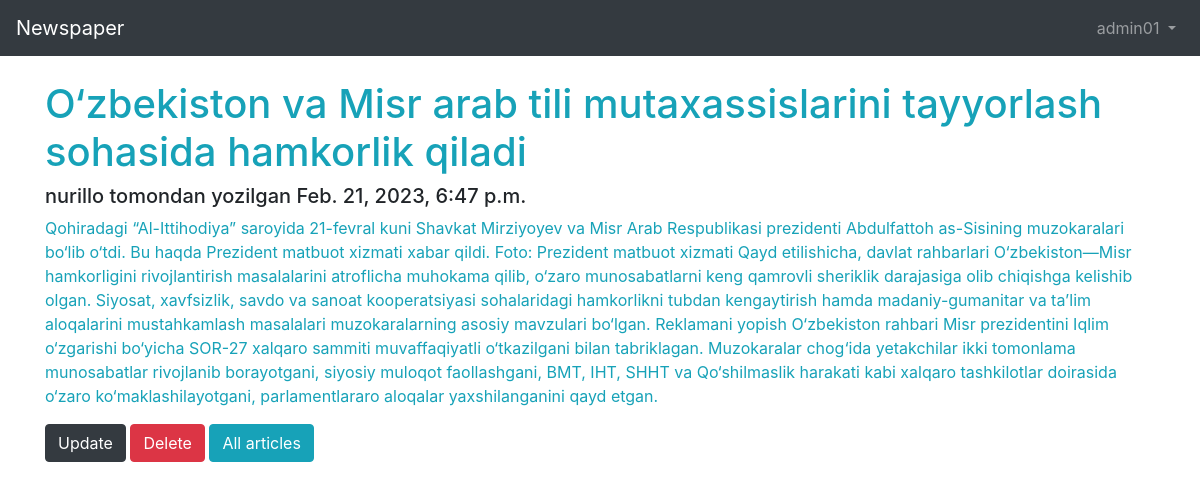
The app's page /2/detail/ (signed in) with its own data.
### users/models.py (models this page shows)
class CustomUser(AbstractUser):
    firstname = models.CharField(max_length=50)
    lastname = models.CharField(max_length=100)
    email = models.EmailField(max_length=100)
    age = models.PositiveIntegerField(null=True, blank=True)
    address = models.CharField(max_length=200)
    phone = models.CharField(max_length=20)
    job = models.CharField(max_length=50)

### articles/models.py (models this page shows, shortened)
class Article(models.Model):
    author = models.ForeignKey(
        get_user_model(),
        on_delete=models.CASCADE,
    )
    title = models.CharField(max_length=255)
    body = models.TextField()
    date = models.DateTimeField(auto_now_add=True)

### articles/views.py (the view)
# urls.py: path('<int:pk>/detail/', ArticleDetailView.as_view(), name='article_detail'),
class ArticleDetailView(DetailView):
    model = Article
    template_name = 'article_detail.html'

### templates/article_detail.html
{%extends 'base.html'%} {%load crispy_forms_tags%} {%block title%} Article Edit {%endblock%} {%block content%}
<h1 class="text-info">{{object.title}}</h1>
<h5 class="card-muted">{{object.author}} tomondan yozilgan {{object.date}}</h5>
<p class="text-info">{{object.body}}</p>
<a href="{% url 'article_update' article.pk%}" class="btn btn-dark">Update</a>
<a href="{% url 'article_delete' article.pk%}" class="btn btn-danger">Delete</a>
<a href="{% url 'article_list' %}" class="btn btn-info">All articles</a> {%endblock%}

### templates/base.html (shortened to what this page needs)
<!DOCTYPE html>
<html lang="en">
<head>
    <link rel="stylesheet" href="https://cdn.jsdelivr.net/npm/bootstrap@4.0.0/dist/css/bootstrap.min.css">
</head>
<body>
    <header>
        <nav class="navbar navbar-expand-md navbar-dark bg-dark mb-4">
            <a class="navbar-brand" href="{% url 'article_list' %}">Newspaper</a>
            <div class="collapse navbar-collapse" id="navbarCollapse">
                {% if user.is_authenticated %}
                <ul class="navbar-nav ml-auto">
                    <li class="nav-item">
                        <a class="nav-link dropdown-toggle" href="#" id="userMenu" data-toggle="dropdown" aria-haspopup="true" aria-expanded="false">
            {{ user.username }}
            </a>
                    </li>
                </ul>
                {% endif %}
            </div>
        </nav>
        <div class="container">
            {% block content %} {% endblock content %}
        </div>
    </header>
</body>
</html>

### records on screen
CustomUser: username "admin01"
Article: title "O‘zbekiston va Misr arab tili mutaxassislarini tayyorlash sohasida hamkorlik qiladi", author "nurillo", date "Feb. 21, 2023, 6:47 p.m.", body "Qohiradagi “Al-Ittihodiya” saroyida 21-fevral kuni Shavkat Mirziyoyev va Misr Arab Respublikasi prezidenti Abdulfattoh as-Sisining muzokaralari bo‘lib o‘tdi. Bu haqda Prezident matbuot xizmati xabar qildi. Foto: Prezident matbuot xizmati Qayd etilishicha, davlat rahbarlari O‘zbekiston—Misr hamkorligini rivojlantirish masalalarini atroflicha muhokama qilib, o‘zaro munosabatlarni keng qamrovli sheriklik darajasiga olib chiqishga kelishib olgan. Siyosat, xavfsizlik, savdo va sanoat kooperatsiyasi sohalaridagi hamkorlikni tubdan kengaytirish hamda madaniy-gumanitar va ta’lim aloqalarini mustahkamlash masalalari muzokaralarning asosiy mavzulari bo‘lgan. Reklamani yopish O‘zbekiston rahbari Misr…"
